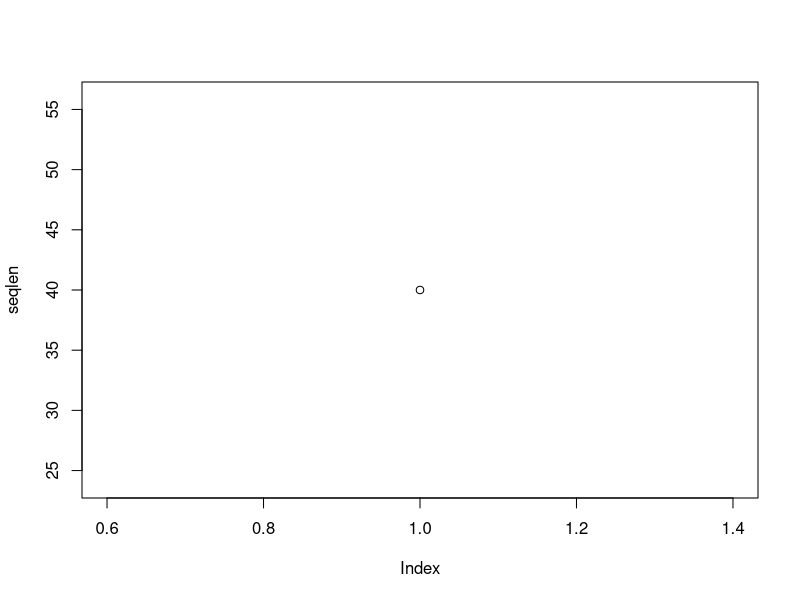

R code for this plot:
seqlen <- c()
for (i in 1:1000) {
	n <- i
	counter <- 1
	while (n != 1) {
		if (n%%2 == 0)
			n <- as.integer(n/2)
		 	else {
				n <- as.integer(3*n+1)
				counter <- counter + 1
		} 
	}
	seqlen <- c(counter)
}
plot(seqlen)